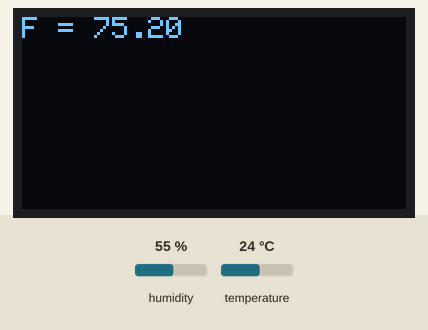
Bench run of a sketch on a simulated ESP8266 (NodeMCU). Shown: 128×64 one-colour display. Inputs (shaded band) come from the test bench; at power-on: humidity 55 %, temperature 24 °C. WiFi joins after 1.5 s; servers stay silent unless stated.

Above: at 3.0 s.
3.1 s: humidity set to 22 %
At 7.8 s:
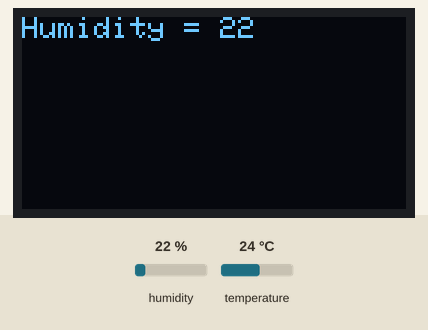
10.6 s: temperature set to 12 °C
At 12.0 s:
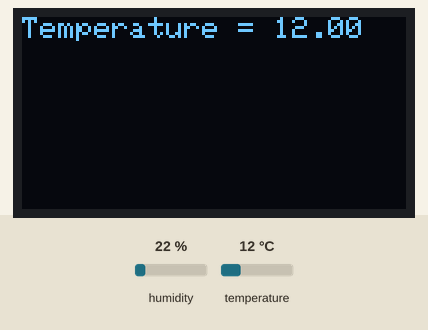
14.5 s: humidity set to 40 %
At 20.2 s:
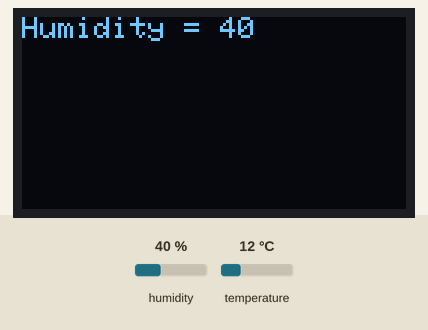
21.9 s: temperature set to 19 °C
At 25.4 s:
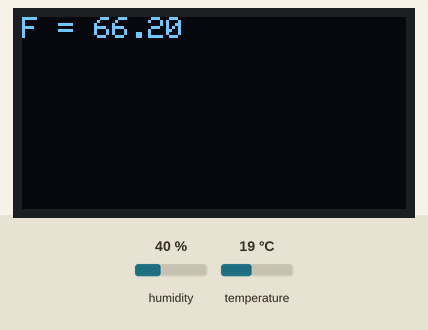
Timing chart, 0 to 26.9 s (numbered marks = the images above; inputs shaded):
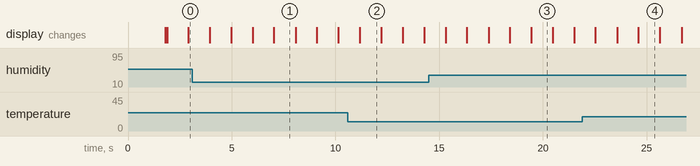

Measured:
- what the display in image 1 shows lasts 1.1 s, from 7.0 s to 8.1 s

The sketch:

ESP8266_Standalone.ino
```cpp
// (licence header left out)
/* Comment this out to disable prints and save space */
#define BLYNK_PRINT Serial
#include <ESP8266WiFi.h>
#include <BlynkSimpleEsp8266.h>
#include<Adafruit_SSD1306.h>
#include<Wire.h>
#include <DHT.h>
#define DHTPIN D5
#define DHTTYPE DHT11
#define OLED_RESET LED_BUILTIN
DHT dht(DHTPIN, DHTTYPE);
Adafruit_SSD1306 oled(OLED_RESET);

// You should get Auth Token in the Blynk App.
// Go to the Project Settings (nut icon).
char auth[] = "Zl9AFtvG_RRzPhgha7DncpKyGcHXT1cY";

// Your WiFi credentials.
// Set password to "" for open networks.
char ssid[] = "Prerit";
char pass[] = "prerit368";

void setup()
{
  // Debug console
  Serial.begin(9600);
  Blynk.begin(auth, ssid, pass);
  dht.begin();
  oled.begin(SSD1306_SWITCHCAPVCC,0x3C);
  oled.clearDisplay();
}

void loop()
{
  Blynk.run();
   float temp = dht.readTemperature();
  int humidity = dht.readHumidity();
  float tempF = dht.readTemperature(true);
  oled.clearDisplay();
  oled.setTextColor(WHITE);
  oled.setTextSize(1);
   oled.setCursor(0,0);
  oled.print("Temperature = ");
  oled.print(temp);
  oled.display();
  delay(1000);
  oled.clearDisplay();
   oled.setCursor(0,0);
  oled.print("F = ");
  oled.print(tempF);
  oled.display();
  delay(1000);
  oled.clearDisplay();
 oled.setCursor(0,0);
  oled.print("Humidity = ");
  oled.print(humidity);
  oled.display();
  delay(1000);
  oled.clearDisplay();
}
```
